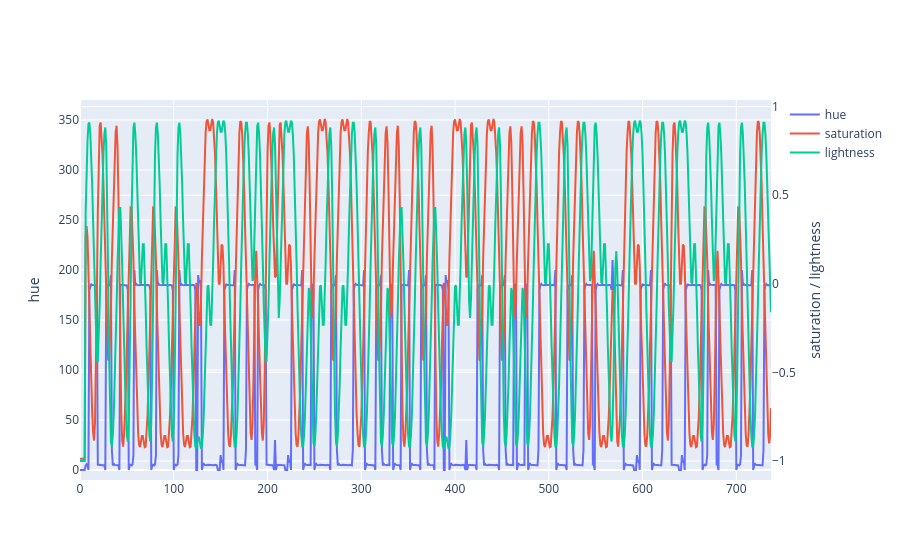

Source (notebook cell):
### Code cell
# Plot our recovered complex values, including the hue, since it's important
# in determining a negative vs positive saturation value.
fig = go.Figure(
    layout=go.Layout(
        yaxis=dict(title="hue", range=[-10, 370]),
        yaxis2=dict(title="saturation / lightness", side="right", overlaying="y"),
    )
)

fig.add_scatter(
    x=np.linspace(0, recovered_hue.size, recovered_hue.size, endpoint=False),
    y=recovered_hue,
    name="hue",
    yaxis="y1",
)

fig.add_scatter(
    x=np.linspace(
        0, recovered_saturation.size, recovered_saturation.size, endpoint=False
    ),
    y=recovered_complex.real,
    name="saturation",
    yaxis="y2",
)

fig.add_scatter(
    x=np.linspace(
        0, recovered_lightness.size, recovered_lightness.size, endpoint=False
    ),
    y=recovered_complex.imag,
    name="lightness",
    yaxis="y2",
)

fig.show()

### Figure 1 — Plotly figure (JSON) as saved in the notebook; plotly's stock layout.template omitted (floating-point values rounded to 4 significant figures; data arrays with more than 128 entries replaced by an {"elided": "..."} marker saying what was removed)
{"data": [{"name": "hue", "type": "scatter", "x": {"elided": "738 float values"}, "y": {"elided": "738 float values"}, "yaxis": "y"}, {"name": "saturation", "type": "scatter", "x": {"elided": "738 float values"}, "y": {"elided": "738 float values"}, "yaxis": "y2"}, {"name": "lightness", "type": "scatter", "x": {"elided": "738 float values"}, "y": {"elided": "738 float values"}, "yaxis": "y2"}], "layout": {"yaxis": {"range": [-10, 370], "title": {"text": "hue"}}, "yaxis2": {"overlaying": "y", "side": "right", "title": {"text": "saturation / lightness"}}}}
